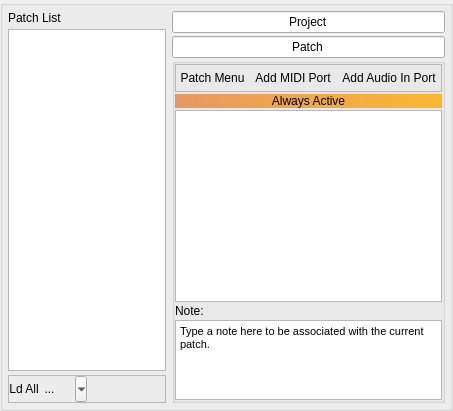
        <widget class="QWidget" name="PatchPage">
         <property name="konfytGradient" stdset="0">
          <number>1</number>
         </property>
         <layout class="QGridLayout" name="gridLayout_9">
          <property name="leftMargin">
           <number>0</number>
          </property>
          <property name="topMargin">
           <number>0</number>
          </property>
          <property name="rightMargin">
           <number>0</number>
          </property>
          <property name="bottomMargin">
           <number>0</number>
          </property>
          <item row="0" column="0">
           <widget class="QGroupBox" name="groupBox_PatchPage">
            <property name="styleSheet">
             <string notr="true"/>
            </property>
            <property name="title">
             <string/>
            </property>
            <layout class="QHBoxLayout" name="horizontalLayout_40">
             <property name="leftMargin">
              <number>5</number>
             </property>
             <property name="topMargin">
              <number>5</number>
             </property>
             <property name="rightMargin">
              <number>5</number>
             </property>
             <property name="bottomMargin">
              <number>5</number>
             </property>
             <item>
              <layout class="QVBoxLayout" name="verticalLayout_2">
               <property name="spacing">
                <number>4</number>
               </property>
               <property name="bottomMargin">
                <number>0</number>
               </property>
               <item>
                <widget class="QLabel" name="label_PatchList">
                 <property name="text">
                  <string>Patch List</string>
                 </property>
                </widget>
               </item>
               <item>
                <widget class="QListWidget" name="listWidget_Patches">
                 <property name="sizePolicy">
                  <sizepolicy hsizetype="Preferred" vsizetype="Expanding">
                   <horstretch>0</horstretch>
                   <verstretch>0</verstretch>
                  </sizepolicy>
                 </property>
                 <property name="minimumSize">
                  <size>
                   <width>0</width>
                   <height>0</height>
                  </size>
                 </property>
                 <property name="baseSize">
                  <size>
                   <width>0</width>
                   <height>0</height>
                  </size>
                 </property>
                 <property name="styleSheet">
                  <string notr="true"/>
                 </property>
                 <property name="dragEnabled">
                  <bool>false</bool>
                 </property>
                 <property name="dragDropMode">
                  <enum>QAbstractItemView::NoDragDrop</enum>
                 </property>
                </widget>
               </item>
               <item>
                <widget class="QFrame" name="frame_PatchListButtons">
                 <property name="sizePolicy">
                  <sizepolicy hsizetype="Maximum" vsizetype="Preferred">
                   <horstretch>0</horstretch>
                   <verstretch>0</verstretch>
                  </sizepolicy>
                 </property>
                 <property name="minimumSize">
                  <size>
                   <width>0</width>
                   <height>28</height>
                  </size>
                 </property>
                 <property name="maximumSize">
                  <size>
                   <width>16777215</width>
                   <height>28</height>
                  </size>
                 </property>
                 <property name="styleSheet">
                  <string notr="true"/>
                 </property>
                 <property name="frameShape">
                  <enum>QFrame::StyledPanel</enum>
                 </property>
                 <property name="frameShadow">
                  <enum>QFrame::Raised</enum>
                 </property>
                 <property name="buttonFrame" stdset="0">
                  <bool>true</bool>
                 </property>
                 <layout class="QGridLayout" name="gridLayout_23">
                  <property name="leftMargin">
                   <number>0</number>
                  </property>
                  <property name="topMargin">
                   <number>0</number>
                  </property>
                  <property name="rightMargin">
                   <number>0</number>
                  </property>
                  <property name="bottomMargin">
                   <number>0</number>
                  </property>
                  <property name="spacing">
                   <number>1</number>
                  </property>
                  <item row="0" column="0">
                   <widget class="QPushButton" name="pushButton_LoadAll">
                    <property name="sizePolicy">
                     <sizepolicy hsizetype="Minimum" vsizetype="Minimum">
                      <horstretch>0</horstretch>
                      <verstretch>0</verstretch>
                     </sizepolicy>
                    </property>
                    <property name="minimumSize">
                     <size>
                      <width>0</width>
                      <height>0</height>
                     </size>
                    </property>
                    <property name="maximumSize">
                     <size>
                      <width>16777215</width>
                      <height>16777215</height>
                     </size>
                    </property>
                    <property name="toolTip">
                     <string>Load all patches into memory</string>
                    </property>
                    <property name="styleSheet">
                     <string notr="true">border-top-right-radius: 0;
border-bottom-right-radius: 0;</string>
                    </property>
                    <property name="text">
                     <string>Ld All</string>
                    </property>
                   </widget>
                  </item>
                  <item row="0" column="2">
                   <widget class="QToolButton" name="toolButton_AddPatch">
                    <property name="sizePolicy">
                     <sizepolicy hsizetype="Minimum" vsizetype="Minimum">
                      <horstretch>0</horstretch>
                      <verstretch>0</verstretch>
                     </sizepolicy>
                    </property>
                    <property name="minimumSize">
                     <size>
                      <width>0</width>
                      <height>0</height>
                     </size>
                    </property>
                    <property name="maximumSize">
                     <size>
                      <width>16777215</width>
                      <height>16777215</height>
                     </size>
                    </property>
                    <property name="toolTip">
                     <string>Add Patch</string>
                    </property>
                    <property name="styleSheet">
                     <string notr="true">border-top-right-radius: 0;
border-bottom-right-radius: 0;
border-top-left-radius: 0;
border-bottom-left-radius: 0;</string>
                    </property>
                    <property name="text">
                     <string/>
                    </property>
                    <property name="icon">
                     <iconset resource="../images.qrc">
                      <normaloff>:/icons/add.png</normaloff>:/icons/add.png</iconset>
                    </property>
                    <property name="iconSize">
                     <size>
                      <width>24</width>
                      <height>24</height>
                     </size>
                    </property>
                    <property name="popupMode">
                     <enum>QToolButton::MenuButtonPopup</enum>
                    </property>
                   </widget>
                  </item>
                  <item row="0" column="1">
                   <widget class="QToolButton" name="toolButton_PatchListMenu">
                    <property name="sizePolicy">
                     <sizepolicy hsizetype="Fixed" vsizetype="Minimum">
                      <horstretch>0</horstretch>
                      <verstretch>0</verstretch>
                     </sizepolicy>
                    </property>
                    <property name="toolTip">
                     <string>Patch List Menu</string>
                    </property>
                    <property name="styleSheet">
                     <string notr="true">border-radius: 0;</string>
                    </property>
                    <property name="text">
                     <string>...</string>
                    </property>
                   </widget>
                  </item>
                  <item row="0" column="3">
                   <widget class="QToolButton" name="toolButton_PatchDown">
                    <property name="sizePolicy">
                     <sizepolicy hsizetype="Minimum" vsizetype="Minimum">
                      <horstretch>0</horstretch>
                      <verstretch>0</verstretch>
                     </sizepolicy>
                    </property>
                    <property name="minimumSize">
                     <size>
                      <width>0</width>
                      <height>0</height>
                     </size>
                    </property>
                    <property name="maximumSize">
                     <size>
                      <width>16777215</width>
                      <height>16777215</height>
                     </size>
                    </property>
                    <property name="toolTip">
                     <string>Move selected patch down</string>
                    </property>
                    <property name="styleSheet">
                     <string notr="true">border-top-left-radius: 0;
border-bottom-left-radius: 0;
border-top-right-radius: 0;
border-bottom-right-radius: 0;</string>
                    </property>
                    <property name="text">
                     <string/>
                    </property>
                    <property name="icon">
                     <iconset resource="../images.qrc">
                      <normaloff>:/icons/down.png</normaloff>:/icons/down.png</iconset>
                    </property>
                    <property name="iconSize">
                     <size>
                      <width>22</width>
                      <height>22</height>
                     </size>
                    </property>
                   </widget>
                  </item>
                  <item row="0" column="4">
                   <widget class="QToolButton" name="toolButton_PatchUp">
                    <property name="sizePolicy">
                     <sizepolicy hsizetype="Minimum" vsizetype="Minimum">
                      <horstretch>0</horstretch>
                      <verstretch>0</verstretch>
                     </sizepolicy>
                    </property>
                    <property name="minimumSize">
                     <size>
                      <width>0</width>
                      <height>0</height>
                     </size>
                    </property>
                    <property name="maximumSize">
                     <size>
                      <width>16777215</width>
                      <height>16777215</height>
                     </size>
                    </property>
                    <property name="toolTip">
                     <string>Move selected patch up</string>
                    </property>
                    <property name="styleSheet">
                     <string notr="true">border-top-left-radius: 0;
border-bottom-left-radius: 0;
border-top-right-radius: 0;
border-bottom-right-radius: 0;</string>
                    </property>
                    <property name="text">
                     <string/>
                    </property>
                    <property name="icon">
                     <iconset resource="../images.qrc">
                      <normaloff>:/icons/up.png</normaloff>:/icons/up.png</iconset>
                    </property>
                    <property name="iconSize">
                     <size>
                      <width>22</width>
                      <height>22</height>
                     </size>
                    </property>
                   </widget>
                  </item>
                  <item row="0" column="5">
                   <widget class="QToolButton" name="toolButton_RemovePatch">
                    <property name="sizePolicy">
                     <sizepolicy hsizetype="Minimum" vsizetype="Minimum">
                      <horstretch>0</horstretch>
                      <verstretch>0</verstretch>
                     </sizepolicy>
                    </property>
                    <property name="minimumSize">
                     <size>
                      <width>0</width>
                      <height>0</height>
                     </size>
                    </property>
                    <property name="maximumSize">
                     <size>
                      <width>16777215</width>
                      <height>16777215</height>
                     </size>
                    </property>
                    <property name="toolTip">
                     <string>Remove selected patch</string>
                    </property>
                    <property name="styleSheet">
                     <string notr="true">border-top-left-radius: 0;
border-bottom-left-radius: 0;</string>
                    </property>
                    <property name="text">
                     <string/>
                    </property>
                    <property name="icon">
                     <iconset resource="../images.qrc">
                      <normaloff>:/icons/remove.png</normaloff>:/icons/remove.png</iconset>
                    </property>
                    <property name="iconSize">
                     <size>
                      <width>22</width>
                      <height>22</height>
                     </size>
                    </property>
                   </widget>
                  </item>
                 </layout>
                </widget>
               </item>
              </layout>
             </item>
             <item>
              <layout class="QVBoxLayout" name="verticalLayout_4">
               <property name="spacing">
                <number>0</number>
               </property>
               <item>
                <layout class="QVBoxLayout" name="verticalLayout_3">
                 <item>
                  <widget class="QLineEdit" name="lineEdit_ProjectName">
                   <property name="toolTip">
                    <string>Project name (click to edit)</string>
                   </property>
                   <property name="styleSheet">
                    <string notr="true"/>
                   </property>
                   <property name="text">
                    <string>Project</string>
                   </property>
                   <property name="alignment">
                    <set>Qt::AlignCenter</set>
                   </property>
                  </widget>
                 </item>
                 <item>
                  <widget class="Line" name="line">
                   <property name="styleSheet">
                    <string notr="true">background-color: rgba(0,0,0,0);
color: white;</string>
                   </property>
                   <property name="frameShadow">
                    <enum>QFrame::Plain</enum>
                   </property>
                   <property name="orientation">
                    <enum>Qt::Horizontal</enum>
                   </property>
                  </widget>
                 </item>
                 <item>
                  <widget class="QLineEdit" name="lineEdit_PatchName">
                   <property name="toolTip">
                    <string>Patch name (click to edit)</string>
                   </property>
                   <property name="styleSheet">
                    <string notr="true"/>
                   </property>
                   <property name="text">
                    <string>Patch</string>
                   </property>
                   <property name="alignment">
                    <set>Qt::AlignCenter</set>
                   </property>
                  </widget>
                 </item>
                </layout>
               </item>
               <item>
                <widget class="QStackedWidget" name="stackedWidget_patchLayers">
                 <property name="currentIndex">
                  <number>0</number>
                 </property>
                 <widget class="QWidget" name="page_patchLayers">
                  <layout class="QGridLayout" name="gridLayout_4">
                   <property name="leftMargin">
                    <number>0</number>
                   </property>
                   <property name="topMargin">
                    <number>0</number>
                   </property>
                   <property name="rightMargin">
                    <number>0</number>
                   </property>
                   <property name="bottomMargin">
                    <number>0</number>
                   </property>
                   <property name="horizontalSpacing">
                    <number>0</number>
                   </property>
                   <item row="0" column="0">
                    <widget class="QGroupBox" name="groupBox_PatchLayers">
                     <property name="styleSheet">
                      <string notr="true"/>
                     </property>
                     <property name="title">
                      <string/>
                     </property>
                     <layout class="QGridLayout" name="gridLayout">
                      <property name="leftMargin">
                       <number>0</number>
                      </property>
                      <property name="topMargin">
                       <number>0</number>
                      </property>
                      <property name="rightMargin">
                       <number>0</number>
                      </property>
                      <property name="bottomMargin">
                       <number>0</number>
                      </property>
                      <property name="horizontalSpacing">
                       <number>0</number>
                      </property>
                      <property name="verticalSpacing">
                       <number>2</number>
                      </property>
                      <item row="4" column="0">
                       <widget class="QTextBrowser" name="textBrowser_patchNote">
                        <property name="maximumSize">
                         <size>
                          <width>16777215</width>
                          <height>80</height>
                         </size>
                        </property>
                        <property name="styleSheet">
                         <string notr="true"/>
                        </property>
                        <property name="readOnly">
                         <bool>false</bool>
                        </property>
                        <property name="html">
                         <string>&lt;!DOCTYPE HTML PUBLIC &quot;-//W3C//DTD HTML 4.0//EN&quot; &quot;http://www.w3.org/TR/REC-html40/strict.dtd&quot;&gt;
&lt;html&gt;&lt;head&gt;&lt;meta name=&quot;qrichtext&quot; content=&quot;1&quot; /&gt;&lt;style type=&quot;text/css&quot;&gt;
p, li { white-space: pre-wrap; }
&lt;/style&gt;&lt;/head&gt;&lt;body style=&quot; font-family:'Noto Sans'; font-size:9pt; font-weight:400; font-style:normal;&quot;&gt;
&lt;p style=&quot; margin-top:0px; margin-bottom:0px; margin-left:0px; margin-right:0px; -qt-block-indent:0; text-indent:0px;&quot;&gt;&lt;span style=&quot; font-family:'Lucida Sans'; font-size:8pt;&quot;&gt;Type a note here to be associated with the current patch.&lt;/span&gt;&lt;/p&gt;&lt;/body&gt;&lt;/html&gt;</string>
                        </property>
                       </widget>
                      </item>
                      <item row="0" column="0">
                       <widget class="QFrame" name="frame_20">
                        <property name="sizePolicy">
                         <sizepolicy hsizetype="Maximum" vsizetype="Preferred">
                          <horstretch>0</horstretch>
                          <verstretch>0</verstretch>
                         </sizepolicy>
                        </property>
                        <property name="minimumSize">
                         <size>
                          <width>0</width>
                          <height>28</height>
                         </size>
                        </property>
                        <property name="maximumSize">
                         <size>
                          <width>16777215</width>
                          <height>28</height>
                         </size>
                        </property>
                        <property name="styleSheet">
                         <string notr="true"/>
                        </property>
                        <property name="frameShape">
                         <enum>QFrame::StyledPanel</enum>
                        </property>
                        <property name="frameShadow">
                         <enum>QFrame::Raised</enum>
                        </property>
                        <property name="buttonFrame" stdset="0">
                         <bool>true</bool>
                        </property>
                        <layout class="QGridLayout" name="gridLayout_25">
                         <property name="leftMargin">
                          <number>0</number>
                         </property>
                         <property name="topMargin">
                          <number>0</number>
                         </property>
                         <property name="rightMargin">
                          <number>0</number>
                         </property>
                         <property name="bottomMargin">
                          <number>0</number>
                         </property>
                         <property name="spacing">
                          <number>1</number>
                         </property>
                         <item row="0" column="0">
                          <widget class="QToolButton" name="toolButton_SavePatch">
                           <property name="sizePolicy">
                            <sizepolicy hsizetype="Minimum" vsizetype="Minimum">
                             <horstretch>0</horstretch>
                             <verstretch>0</verstretch>
                            </sizepolicy>
                           </property>
                           <property name="styleSheet">
                            <string notr="true">border-top-right-radius: 0;
border-bottom-right-radius: 0;
</string>
                           </property>
                           <property name="text">
                            <string>Patch Menu</string>
                           </property>
                           <property name="popupMode">
                            <enum>QToolButton::InstantPopup</enum>
                           </property>
                           <property name="toolButtonStyle">
                            <enum>Qt::ToolButtonTextOnly</enum>
                           </property>
                           <property name="arrowType">
                            <enum>Qt::NoArrow</enum>
                           </property>
                          </widget>
                         </item>
                         <item row="0" column="1">
                          <widget class="QToolButton" name="toolButton_layer_AddMidiPort">
                           <property name="sizePolicy">
                            <sizepolicy hsizetype="Minimum" vsizetype="Minimum">
                             <horstretch>0</horstretch>
                             <verstretch>0</verstretch>
                            </sizepolicy>
                           </property>
                           <property name="toolTip">
                            <string>Add MIDI output port layer to patch</string>
                           </property>
                           <property name="styleSheet">
                            <string notr="true">border-top-left-radius: 0;
border-bottom-left-radius: 0;
border-top-right-radius: 0;
border-bottom-right-radius: 0;</string>
                           </property>
                           <property name="text">
                            <string>Add MIDI Port</string>
                           </property>
                           <property name="popupMode">
                            <enum>QToolButton::InstantPopup</enum>
                           </property>
                           <property name="toolButtonStyle">
                            <enum>Qt::ToolButtonTextBesideIcon</enum>
                           </property>
                           <property name="arrowType">
                            <enum>Qt::NoArrow</enum>
                           </property>
                          </widget>
                         </item>
                         <item row="0" column="2">
                          <widget class="QToolButton" name="toolButton_layer_AddAudioInput">
                           <property name="sizePolicy">
                            <sizepolicy hsizetype="Minimum" vsizetype="Minimum">
                             <horstretch>0</horstretch>
                             <verstretch>0</verstretch>
                            </sizepolicy>
                           </property>
                           <property name="toolTip">
                            <string>Add audio input port layer to patch</string>
                           </property>
                           <property name="styleSheet">
                            <string notr="true">border-top-left-radius: 0;
border-bottom-left-radius: 0;</string>
                           </property>
                           <property name="text">
                            <string>Add Audio In Port</string>
                           </property>
                           <property name="popupMode">
                            <enum>QToolButton::InstantPopup</enum>
                           </property>
                           <property name="toolButtonStyle">
                            <enum>Qt::ToolButtonTextBesideIcon</enum>
                           </property>
                           <property name="arrowType">
                            <enum>Qt::NoArrow</enum>
                           </property>
                          </widget>
                         </item>
                        </layout>
                       </widget>
                      </item>
                      <item row="2" column="0">
                       <widget class="QListWidget" name="listWidget_Layers">
                        <property name="styleSheet">
                         <string notr="true"/>
                        </property>
                        <property name="verticalScrollMode">
                         <enum>QAbstractItemView::ScrollPerPixel</enum>
                        </property>
                       </widget>
                      </item>
                      <item row="3" column="0">
                       <widget class="QLabel" name="label_21">
                        <property name="text">
                         <string>Note:</string>
                        </property>
                       </widget>
                      </item>
                      <item row="1" column="0">
                       <widget class="QLabel" name="label_patch_alwaysActive">
                        <property name="styleSheet">
                         <string notr="true">background-color: qlineargradient(spread:pad, x1:0, y1:0, x2:1, y2:0, stop:0 rgba(229, 130, 64, 200), stop:1 rgba(255, 170, 0, 200));
color: rgb(0, 0, 0);</string>
                        </property>
                        <property name="text">
                         <string>Always Active</string>
                        </property>
                        <property name="alignment">
                         <set>Qt::AlignCenter</set>
                        </property>
                       </widget>
                      </item>
                     </layout>
                     <zorder>listWidget_Layers</zorder>
                     <zorder>frame_20</zorder>
                     <zorder>textBrowser_patchNote</zorder>
                     <zorder>label_21</zorder>
                     <zorder>label_patch_alwaysActive</zorder>
                    </widget>
                   </item>
                  </layout>
                 </widget>
                 <widget class="QWidget" name="page_notPatchLayers">
                  <layout class="QGridLayout" name="gridLayout_11">
                   <item row="0" column="0">
                    <widget class="QLabel" name="label_3">
                     <property name="text">
                      <string>Select a patch or create a new one</string>
                     </property>
                     <property name="alignment">
                      <set>Qt::AlignCenter</set>
                     </property>
                    </widget>
                   </item>
                  </layout>
                 </widget>
                </widget>
               </item>
              </layout>
             </item>
            </layout>
           </widget>
          </item>
         </layout>
        </widget>
